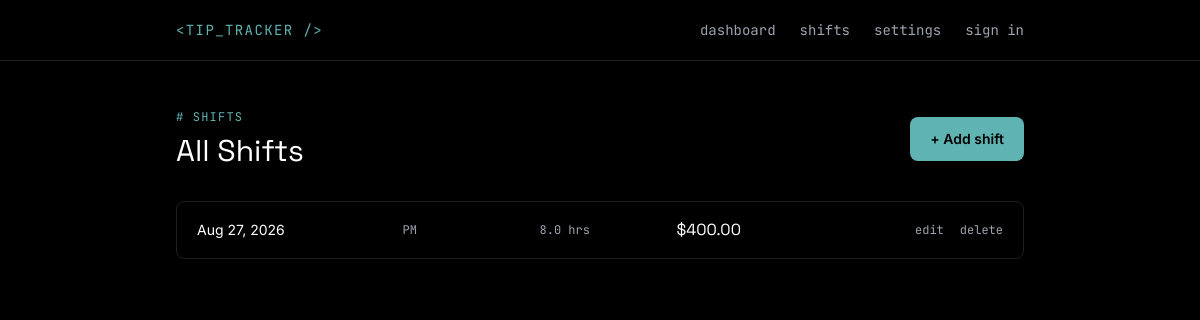
/shifts/, run on the app's committed database.
### models.py (models this page shows, shortened)
class Shift(db.Model):
    __tablename__="shift"
    id = db.Column(db.Integer, primary_key=True)
    date = db.Column(db.Date, nullable=False)
    shift_type = db.Column(db.String(2), nullable=False)
    hours_worked = db.Column(db.Float, nullable=False)
    cash_tips = db.Column(db.Float, nullable=False, default=0.0)
    card_tips = db.Column(db.Float, nullable=False, default=0.0)
    @property
    def total_tips(self):
        return round(self.cash_tips + self.card_tips, 2)
    @property
    def is_period_finalized(self):
        period_start = pay_period_start_for(self.date)
        period = PayPeriod.query.filter_by(start_date=period_start).first()
        return period is not None and period.is_finalized

### api/shifts.py (the view)
@shifts_bp.route("/")
def read_shift():
    return read()

### models.py (called while the page is built)
def pay_period_start_for(d):
    anchor_date = date(2026, 7, 31)
    period = (d - anchor_date).days // 14
    return anchor_date + timedelta(days=(period*14))

### services/shifts.py (called while the page is built)
def read():
    all_shifts = Shift.query.order_by(Shift.date.desc()).all()
    return render_template("shifts.html", shifts=all_shifts)

### templates/shifts.html (shortened to what this page needs)
{% extends "base.html" %}
{% block content %}
<div class="flex items-center justify-between mb-8">
  <div>
    <p class="font-mono text-xs text-accent tracking-widest uppercase mb-2"># shifts</p>
    <h1 class="font-display text-3xl text-white">All Shifts</h1>
  </div>
  <a href="{{ url_for('shifts.create_shift') }}" class="px-5 py-3 bg-accent text-black text-sm font-semibold rounded-lg hover:bg-white transition-colors">
    + Add shift
  </a>
</div>
<div class="space-y-2">
  {% for shift in shifts %}
    <div class="border border-line rounded-lg px-5 py-4 grid sm:grid-cols-12 gap-2 sm:gap-4 items-center">
      <div class="sm:col-span-3">
        <p class="text-white text-sm">{{ shift.date.strftime('%b %d, %Y') }}</p>
      </div>
      <div class="sm:col-span-2 font-mono text-xs text-gray-400">{{ shift.shift_type }}</div>
      <div class="sm:col-span-2 font-mono text-xs text-gray-400">{{ shift.hours_worked }} hrs</div>
      <div class="sm:col-span-2 font-display text-white">${{ "%.2f"|format(shift.total_tips) }}</div>
      <div class="sm:col-span-3 sm:text-right flex gap-4 sm:justify-end font-mono text-xs">
        <a href="{{ url_for('shifts.update_shift', shift_id=shift.id) }}"
           onclick="{% if shift.is_period_finalized %}alert('This shift belongs to a finalized period and cannot be edited.'); return false;{% endif %}"
           class="text-gray-400 hover:text-accent transition-colors">edit</a>
        <form action="{{ url_for('shifts.delete_shift', shift_id=shift.id) }}" method="POST"
              onsubmit="{% if shift.is_period_finalized %}alert('This shift belongs to a finalized period and cannot be deleted.'); return false;{% endif %}return checkLoggedIn() && confirm('Delete this shift?');">
          <button type="submit" class="text-gray-400 hover:text-red-400 transition-colors">delete</button>
        </form>
      </div>
    </div>
  {% else %}
    <p class="text-gray-500 text-sm text-center py-10">No shifts logged yet.</p>
  {% endfor %}
</div>
{% endblock %}

### data on the page
Shift: date "Aug 27, 2026", shift_type "PM", hours_worked "8.0", total_tips "400.00"
